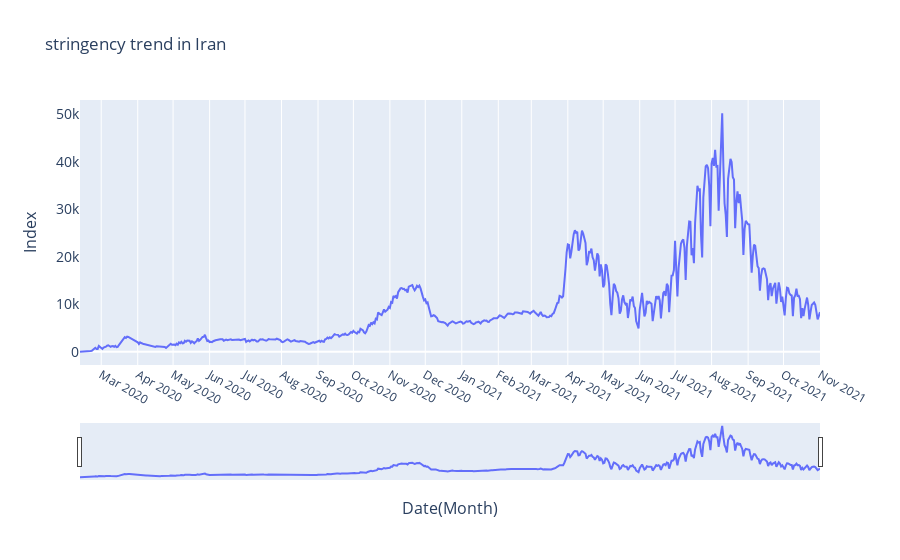

The notebook cell saved with this chart:
### Markdown cell above
<hr/>
<font color=red size=5 id="t1"> سوال 3</font>

به منظور بررسی اینکه در زمان پیک کرونا و در شرایط عادیتر میزان سختگیری دولت چه تفاوتی داشته است، ابتدا نمودار مبتلایان را رسم کردیم تا ببینیم در چه بازهی زمانی دچار پیک شدهایم و مشاهده کنیم که دولت در این بازه زمانی روند سخت گیرانه داشته است یا آن را افزایش داده است یا خیر.

### Code cell
fig_3 = go.Figure()
fig_3.add_trace(go.Scatter(x=df_ir.date, y=df_ir.new_cases,
                    mode='lines',
                    name='death'))

fig_3.update_layout(
    title='stringency trend in Iran',
    xaxis = dict(
        title='Date(Month)',
        titlefont_size=16,
        tickfont_size=12,
        nticks=23,
        
    ),
    yaxis=dict(
        title='Index',
        titlefont_size=16,
        tickfont_size=14,
        showgrid=False
    )
)


fig_3.update_xaxes(rangeslider_visible=True)
fig_3.show()

### Figure 1 — Plotly figure (JSON) as saved in the notebook; plotly's stock layout.template omitted (floating-point values rounded to 4 significant figures; data arrays with more than 128 entries replaced by an {"elided": "..."} marker saying what was removed)
{"data": [{"mode": "lines", "name": "death", "type": "scatter", "x": {"elided": "629 str values"}, "y": {"elided": "629 int values"}}], "layout": {"title": {"text": "stringency trend in Iran"}, "xaxis": {"nticks": 23, "rangeslider": {"visible": true}, "tickfont": {"size": 12}, "title": {"font": {"size": 16}, "text": "Date(Month)"}}, "yaxis": {"showgrid": false, "tickfont": {"size": 14}, "title": {"font": {"size": 16}, "text": "Index"}}}}
